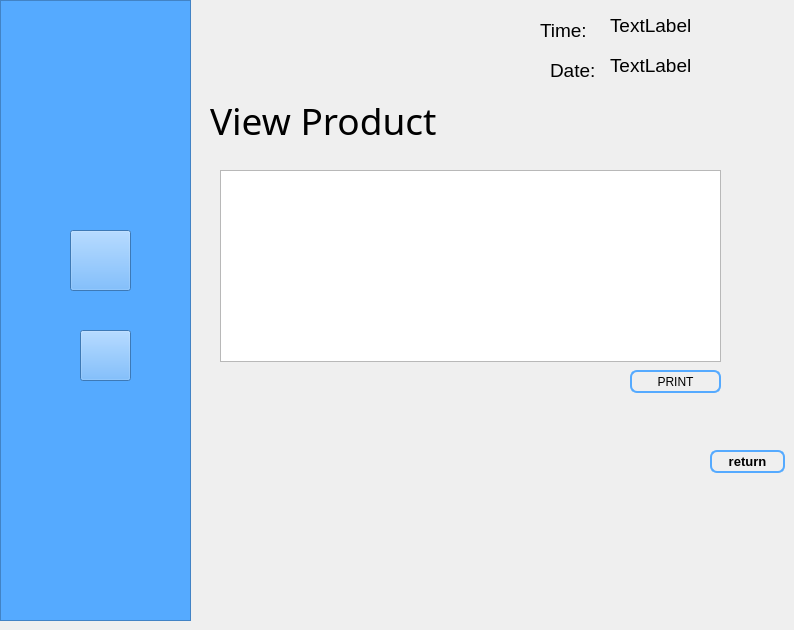
   <widget class="QWidget" name="page_4">
    <widget class="QFrame" name="frame_7">
     <property name="geometry">
      <rect>
       <x>0</x>
       <y>0</y>
       <width>191</width>
       <height>621</height>
      </rect>
     </property>
     <property name="styleSheet">
      <string notr="true">background:rgb(85,170,255);</string>
     </property>
     <property name="frameShape">
      <enum>QFrame::StyledPanel</enum>
     </property>
     <property name="frameShadow">
      <enum>QFrame::Raised</enum>
     </property>
     <widget class="QLabel" name="labelLogo2">
      <property name="geometry">
       <rect>
        <x>10</x>
        <y>20</y>
        <width>171</width>
        <height>181</height>
       </rect>
      </property>
      <property name="styleSheet">
       <string notr="true">border-image:url(://img/floralloLogo.png);</string>
      </property>
      <property name="text">
       <string/>
      </property>
     </widget>
     <widget class="QPushButton" name="profile_2">
      <property name="geometry">
       <rect>
        <x>70</x>
        <y>230</y>
        <width>61</width>
        <height>61</height>
       </rect>
      </property>
      <property name="styleSheet">
       <string notr="true">#profile_2
{
   border-image:url(://img/profileIcon.png);
}

#profile_2:hover
{
  border-image:url(://img/profileIconHover.png);
}</string>
      </property>
      <property name="text">
       <string/>
      </property>
     </widget>
     <widget class="QPushButton" name="signOut_2">
      <property name="geometry">
       <rect>
        <x>80</x>
        <y>330</y>
        <width>51</width>
        <height>51</height>
       </rect>
      </property>
      <property name="styleSheet">
       <string notr="true">#signOut_2
{
   border-image:url(://img/signOut.png);
}

#signOut_2:hover
{
  border-image:url(://img/signOutHover.png);
}</string>
      </property>
      <property name="text">
       <string/>
      </property>
     </widget>
    </widget>
    <widget class="QLabel" name="label_11">
     <property name="geometry">
      <rect>
       <x>210</x>
       <y>90</y>
       <width>311</width>
       <height>61</height>
      </rect>
     </property>
     <property name="font">
      <font>
       <family>Arial Rounded MT Bold</family>
       <pointsize>28</pointsize>
      </font>
     </property>
     <property name="text">
      <string>View Product</string>
     </property>
    </widget>
    <widget class="QLabel" name="label_12">
     <property name="geometry">
      <rect>
       <x>540</x>
       <y>20</y>
       <width>61</width>
       <height>21</height>
      </rect>
     </property>
     <property name="font">
      <font>
       <pointsize>14</pointsize>
      </font>
     </property>
     <property name="text">
      <string>Time:</string>
     </property>
    </widget>
    <widget class="QLabel" name="label_13">
     <property name="geometry">
      <rect>
       <x>550</x>
       <y>60</y>
       <width>61</width>
       <height>21</height>
      </rect>
     </property>
     <property name="font">
      <font>
       <pointsize>14</pointsize>
      </font>
     </property>
     <property name="text">
      <string>Date:</string>
     </property>
    </widget>
    <widget class="QPushButton" name="pushButton_Return">
     <property name="geometry">
      <rect>
       <x>710</x>
       <y>450</y>
       <width>75</width>
       <height>23</height>
      </rect>
     </property>
     <property name="font">
      <font>
       <family>Arial</family>
       <pointsize>10</pointsize>
       <weight>75</weight>
       <bold>true</bold>
      </font>
     </property>
     <property name="styleSheet">
      <string notr="true">#pushButton_Return
{
background-color: transparent;
border-width: 2px;
border-color: rgb(85,170,255);
border-style: solid;
border-radius: 7;
padding: 3px;
padding-left: 5px;
padding-right: 5px;
}

#pushButton_Return:hover
{
background:rgb(85,170,255);
}</string>
     </property>
     <property name="text">
      <string>return</string>
     </property>
    </widget>
    <widget class="QLabel" name="time2">
     <property name="geometry">
      <rect>
       <x>610</x>
       <y>10</y>
       <width>151</width>
       <height>31</height>
      </rect>
     </property>
     <property name="font">
      <font>
       <pointsize>14</pointsize>
      </font>
     </property>
     <property name="text">
      <string>TextLabel</string>
     </property>
    </widget>
    <widget class="QLabel" name="date2">
     <property name="geometry">
      <rect>
       <x>610</x>
       <y>50</y>
       <width>112</width>
       <height>31</height>
      </rect>
     </property>
     <property name="font">
      <font>
       <pointsize>14</pointsize>
      </font>
     </property>
     <property name="text">
      <string>TextLabel</string>
     </property>
    </widget>
    <widget class="QTableView" name="tableView">
     <property name="geometry">
      <rect>
       <x>220</x>
       <y>170</y>
       <width>501</width>
       <height>192</height>
      </rect>
     </property>
    </widget>
    <widget class="QPushButton" name="pushButton_Print">
     <property name="geometry">
      <rect>
       <x>630</x>
       <y>370</y>
       <width>91</width>
       <height>23</height>
      </rect>
     </property>
     <property name="styleSheet">
      <string notr="true">#pushButton_Print
{
background-color: transparent;
border-width: 2px;
border-color: rgb(85,170,255);
border-style: solid;
border-radius: 7;
padding: 3px;
padding-left: 5px;
padding-right: 5px;
}

#pushButton_Print:hover
{
background:rgb(85,170,255);
}</string>
     </property>
     <property name="text">
      <string>PRINT</string>
     </property>
    </widget>
   </widget>
